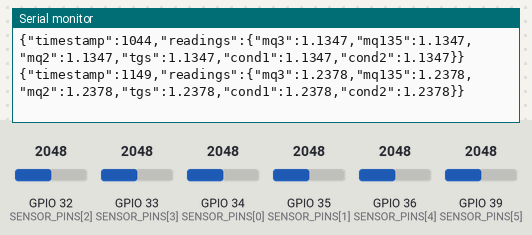
Simulated run of this sketch. Board: ESP32. On the bench: the last lines printed to the serial monitor. Inputs (shaded band) come from the test bench; at power-on: GPIO 32 (SENSOR_PINS[2]) = 2048, GPIO 33 (SENSOR_PINS[3]) = 2048, GPIO 34 (SENSOR_PINS[0]) = 2048, GPIO 35 (SENSOR_PINS[1]) = 2048, GPIO 36 (SENSOR_PINS[4]) = 2048, GPIO 39 (SENSOR_PINS[5]) = 2048 (analog values on the 0–4095 scale).

Above: at 1.2 s.
1.3 s: GPIO 32 (SENSOR_PINS[2]) set to 2866
At 1.36 s:
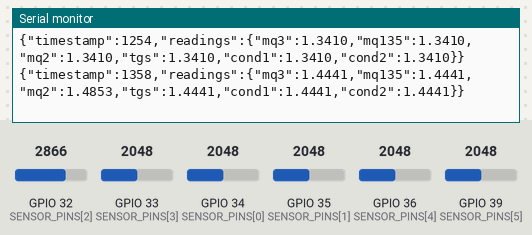
2.8 s: GPIO 33 (SENSOR_PINS[3]) set to 2866
At 2.83 s:
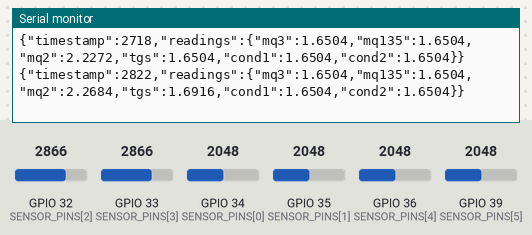
4.3 s: GPIO 34 (SENSOR_PINS[0]) set to 2866
At 4.39 s:
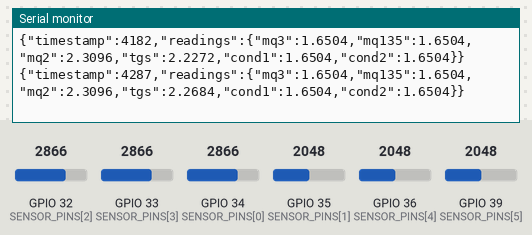
5.8 s: GPIO 35 (SENSOR_PINS[1]) set to 2866
At 5.86 s:
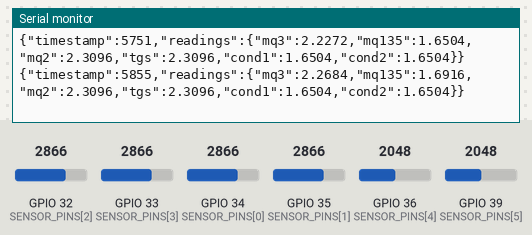
7.3 s: GPIO 36 (SENSOR_PINS[4]) set to 2866
At 7.32 s:
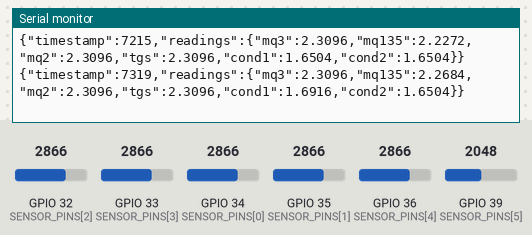
8.8 s: GPIO 39 (SENSOR_PINS[5]) set to 2866
At 8.89 s:
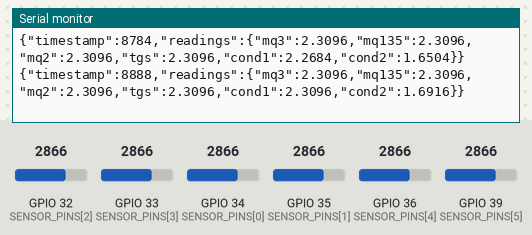
Timing chart, 0 to 11.3 s (numbered marks = the images above; inputs shaded):
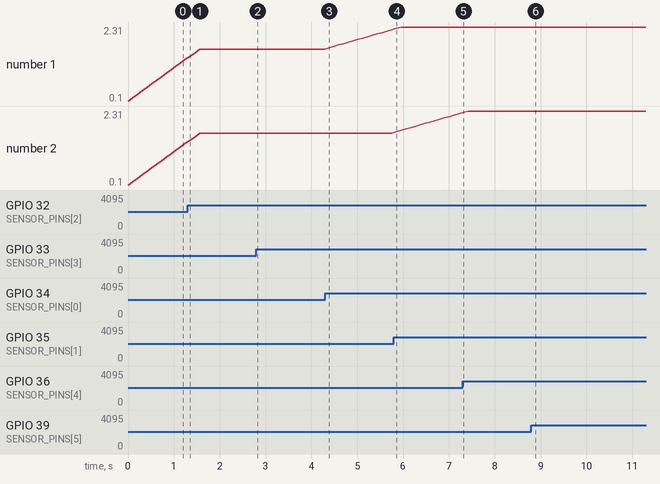

The sketch:

esp32_sensor_fusion.ino
```cpp
/*
 * Industrial Multi-Modal Chemical Sensor-Fusion Instrument
 * Author: Harsh Agarwal (HARSH982AG)
 * Target: ESP32 Dev Module (240MHz)
 */

#define NUM_CHANNELS 6
const int SENSOR_PINS[NUM_CHANNELS] = {34, 35, 32, 33, 36, 39};
const char* SENSOR_NAMES[NUM_CHANNELS] = {"mq3", "mq135", "mq2", "tgs", "cond1", "cond2"};

#define SAMPLE_WINDOW 16
float sample_buffers[NUM_CHANNELS][SAMPLE_WINDOW];
int buffer_idx = 0;

void setup() {
  Serial.begin(115200);
  analogReadResolution(12); // 12-bit ADC (0 - 4095)
  analogSetAttenuation(ADC_11db); // 0 - 3.3V range

  for (int c = 0; c < NUM_CHANNELS; c++) {
    pinMode(SENSOR_PINS[c], INPUT);
    for (int i = 0; i < SAMPLE_WINDOW; i++) {
      sample_buffers[c][i] = 0.0;
    }
  }
}

float get_rolling_average(int channel, float new_val) {
  sample_buffers[channel][buffer_idx] = new_val;
  float sum = 0.0;
  for (int i = 0; i < SAMPLE_WINDOW; i++) {
    sum += sample_buffers[channel][i];
  }
  return sum / SAMPLE_WINDOW;
}

void loop() {
  Serial.print("{\"timestamp\":");
  Serial.print(millis());
  Serial.print(",\"readings\":{");

  for (int c = 0; c < NUM_CHANNELS; c++) {
    int raw = analogRead(SENSOR_PINS[c]);
    float voltage = (raw / 4095.0) * 3.3;
    float filtered = get_rolling_average(c, voltage);

    Serial.print("\"");
    Serial.print(SENSOR_NAMES[c]);
    Serial.print("\":");
    Serial.print(filtered, 4);
    if (c < NUM_CHANNELS - 1) Serial.print(",");
  }

  Serial.println("}}");

  buffer_idx = (buffer_idx + 1) % SAMPLE_WINDOW;
  delay(100); // 10Hz sampling frequency
}
```

Measured:
- after the input at 1.3 s, the serial monitor: prints a new line after 0.06 s (image 1)
- after the input at 2.8 s, the serial monitor: prints a new line at once (image 2)
- after the input at 5.8 s, the serial monitor: prints a new line after 0.06 s (image 4)
- after the input at 7.3 s, the serial monitor: prints a new line at once (image 5)
- after the input at 8.8 s, the serial monitor: prints a new line after 0.09 s (image 6)
